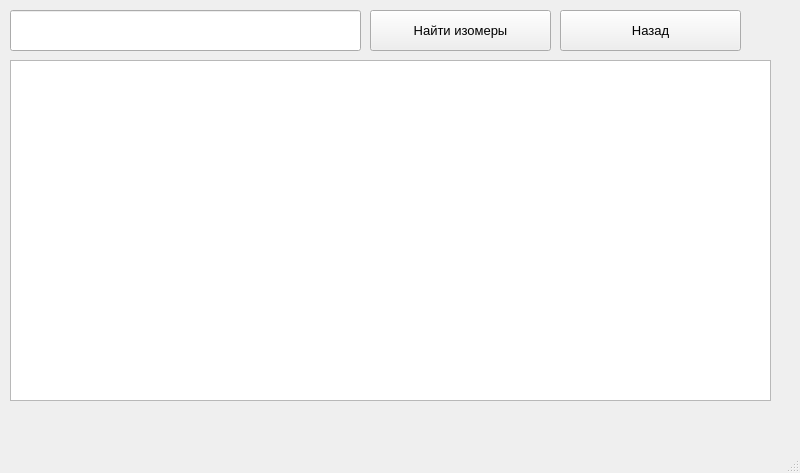
<?xml version="1.0" encoding="UTF-8"?>
<ui version="4.0">
 <class>MainWindow</class>
 <widget class="QMainWindow" name="MainWindow">
  <property name="geometry">
   <rect>
    <x>0</x>
    <y>0</y>
    <width>800</width>
    <height>473</height>
   </rect>
  </property>
  <property name="windowTitle">
   <string>MainWindow</string>
  </property>
  <widget class="QWidget" name="centralwidget">
   <widget class="QLineEdit" name="nameAlkan">
    <property name="geometry">
     <rect>
      <x>10</x>
      <y>10</y>
      <width>351</width>
      <height>41</height>
     </rect>
    </property>
    <property name="font">
     <font>
      <pointsize>10</pointsize>
     </font>
    </property>
    <property name="text">
     <string/>
    </property>
   </widget>
   <widget class="QPushButton" name="returnOnFirst">
    <property name="geometry">
     <rect>
      <x>560</x>
      <y>10</y>
      <width>181</width>
      <height>41</height>
     </rect>
    </property>
    <property name="font">
     <font>
      <pointsize>10</pointsize>
     </font>
    </property>
    <property name="text">
     <string>Назад</string>
    </property>
   </widget>
   <widget class="QPushButton" name="izomerButton">
    <property name="geometry">
     <rect>
      <x>370</x>
      <y>10</y>
      <width>181</width>
      <height>41</height>
     </rect>
    </property>
    <property name="font">
     <font>
      <pointsize>10</pointsize>
     </font>
    </property>
    <property name="text">
     <string>Найти изомеры</string>
    </property>
   </widget>
   <widget class="QTextEdit" name="infaAlkan">
    <property name="geometry">
     <rect>
      <x>10</x>
      <y>60</y>
      <width>761</width>
      <height>341</height>
     </rect>
    </property>
    <property name="font">
     <font>
      <pointsize>10</pointsize>
     </font>
    </property>
    <property name="html">
     <string>&lt;!DOCTYPE HTML PUBLIC &quot;-//W3C//DTD HTML 4.0//EN&quot; &quot;http://www.w3.org/TR/REC-html40/strict.dtd&quot;&gt;
&lt;html&gt;&lt;head&gt;&lt;meta name=&quot;qrichtext&quot; content=&quot;1&quot; /&gt;&lt;style type=&quot;text/css&quot;&gt;
p, li { white-space: pre-wrap; }
&lt;/style&gt;&lt;/head&gt;&lt;body style=&quot; font-family:'MS Shell Dlg 2'; font-size:10pt; font-weight:400; font-style:normal;&quot;&gt;
&lt;p style=&quot;-qt-paragraph-type:empty; margin-top:0px; margin-bottom:0px; margin-left:0px; margin-right:0px; -qt-block-indent:0; text-indent:0px; font-size:6.6pt;&quot;&gt;&lt;br /&gt;&lt;/p&gt;&lt;/body&gt;&lt;/html&gt;</string>
    </property>
   </widget>
  </widget>
  <widget class="QMenuBar" name="menubar">
   <property name="geometry">
    <rect>
     <x>0</x>
     <y>0</y>
     <width>800</width>
     <height>26</height>
    </rect>
   </property>
  </widget>
  <widget class="QStatusBar" name="statusbar"/>
 </widget>
 <resources/>
 <connections/>
</ui>
